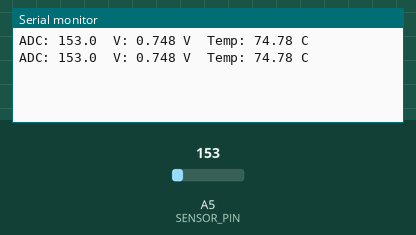
Recording of a sketch running on a simulated Arduino Uno, built with avr-gcc and run on an emulated ATmega328P. Shown: the last lines printed to the serial monitor. The inputs (shaded band) are chosen by the test bench; at power-on: A5 (SENSOR_PIN) = 153.

Above: at 1.2 s.
1.3 s: A5 (SENSOR_PIN) set to 165
At 1.8 s:
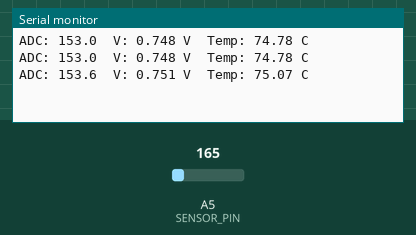
2.8 s: A5 (SENSOR_PIN) set to 175
At 3.6 s:
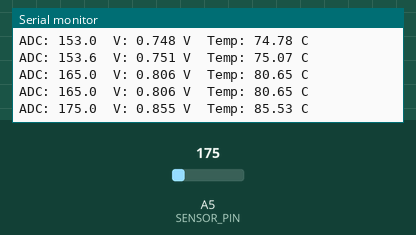
Timing chart, 0 to 5.8 s (numbered marks = the images above; inputs shaded):
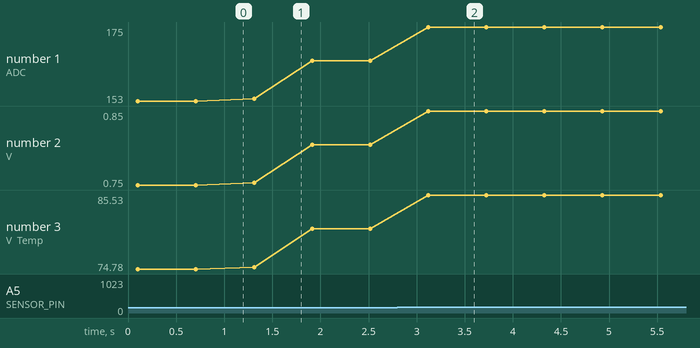

Measured:
- after the input at 1.3 s, the serial monitor: prints a new line at once (image 1)
- after the input at 2.8 s, the serial monitor: prints a new line after 0.32 s (image 2)
- plotted number 1: 153 → 165 after the input at 1.3 s, 165 → 175 after the input at 2.8 s
- plotted number 2: 0.75 → 0.81 after the input at 1.3 s, 0.81 → 0.85 after the input at 2.8 s
- plotted number 3: 74.78 → 80.65 after the input at 1.3 s, 80.65 → 85.53 after the input at 2.8 s

The sketch:

Dht11.ino
```cpp
// Arduino Uno: Analog temp sensor on A5
// Wiring: VCC→5V, GND→GND, OUT→A5

const int SENSOR_PIN = A5;   // ใช้ A5 ตามที่ขอ
const int SAMPLES    = 20;   // อ่านหลายครั้งเพื่อเฉลี่ยให้ค่านิ่ง
// #define USE_INTERNAL_1V1   // เปิดถ้าอยากละเอียดขึ้น (วัดได้ถึง ~110°C สำหรับ LM35/TMP36)

float readADCavg() {
  long sum = 0;
  for (int i = 0; i < SAMPLES; i++) { sum += analogRead(SENSOR_PIN); delay(5); }
  return (float)sum / SAMPLES;
}

void setup() {
  Serial.begin(9600);
#ifdef USE_INTERNAL_1V1
  analogReference(INTERNAL); // ระวัง: Vout ต้องไม่เกิน ~1.1V
#endif
}

void loop() {
  float adc =
#ifdef USE_INTERNAL_1V1
    readADCavg(), Vref = 1.1;
#else
    readADCavg(), Vref = 5.0;
#endif

  float voltage = adc * (Vref / 1023.0);

  // ===== เลือกสูตรให้ตรงกับเซนเซอร์ =====
  float temperatureC = voltage * 100.0;         // LM35 → 10mV/°C
  // float temperatureC = (voltage - 0.5) * 100; // TMP36 → (Vout-0.5V)*100

  Serial.print("ADC: "); Serial.print(adc,1);
  Serial.print("  V: ");  Serial.print(voltage,3); Serial.print(" V  ");
  Serial.print("Temp: ");  Serial.print(temperatureC,2); Serial.println(" C");

  delay(500);
}
```
